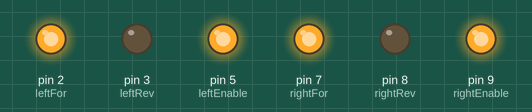
A sketch run on a simulated Arduino Uno, built with avr-gcc and run on an emulated ATmega328P. Shown: output pins drawn as LEDs (lit = HIGH). At 25.6 s the program stops and its outputs stay as they are.

Above: at 0.1 s.
At 3.0 s:
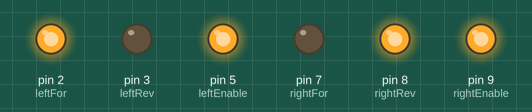
At 5.86 s:
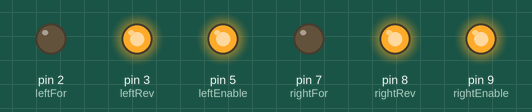
At 8.17 s:
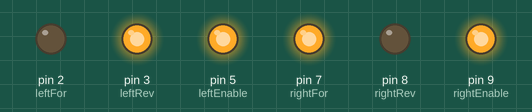
At 23.7 s:
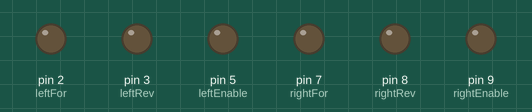
Timing chart, 0 to 25.2 s (numbered marks = the images above):
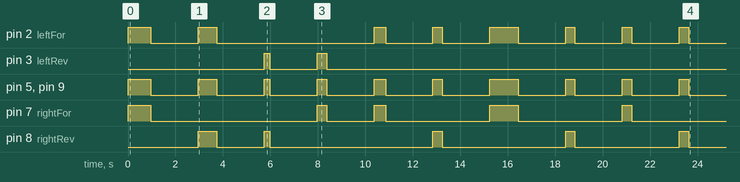

The sketch:

Challenge2.ino
```cpp
// pin setup
#define leftFor 2
#define leftRev 3
#define leftEnable 5
#define rightFor 7
#define rightRev 8
#define rightEnable 9

#define blueSig 0  // indicator LEDS
#define redSig 1
#define greenSig 4
#define yellowSig 6


void setup() {
  Serial.begin(9600);
  pinMode(leftFor, OUTPUT);
  pinMode(leftRev, OUTPUT);
  pinMode(rightFor, OUTPUT);
  pinMode(rightRev, OUTPUT);
  pinMode(leftEnable, OUTPUT);
  pinMode(rightEnable, OUTPUT);
}

void loop() {

  //Forward 12 inches
  botForwardSpeed(24, 40);

  delay(2000);
  // 180 deg turn
  botRightInPlace(20,39);
  delay(2000);
  //rev 3 in
  botReverseSpeed(6,40);
  delay(2000);
  // Left Turn
  botLeftInPlace(10,39);
  delay(2000);
  // Ambiguous movement (between left and right #1 turns)
  botForwardSpeed(12,40);
  delay(2000);
  // Right Turn #1
  botRightInPlace(10, 39);
  delay(2000);
  // Ambiguous movement (between right #1 and right #2 turns)
  botForwardSpeed(30,40);
  delay(2000);
  // Right Turn #2
  botRightInPlace(10, 39);
  delay(2000);
  // Ambiguous movement (between left and right #1 turns)
  botForwardSpeed(10,40);
  delay(2000);
  // Right Turn #3
  botRightInPlace(10, 39);
  delay(2000);

  while(true);
    analogWrite(leftEnable, 0);
    analogWrite(rightEnable, 0);
}

void forward(int duration) // duration in sec
{
  digitalWrite(leftRev, LOW);
  digitalWrite(rightRev, LOW);
  digitalWrite(leftFor, HIGH);
  digitalWrite(rightFor, HIGH);
  delay(duration);
  digitalWrite(leftFor, LOW);
  digitalWrite(rightFor, LOW);
}

void botForwardSpeed(int time, int duty) {

  digitalWrite(leftRev, LOW);
  digitalWrite(rightRev, LOW);
  digitalWrite(leftFor, HIGH);
  digitalWrite(rightFor, HIGH);

  for (int i = 0; i < time; i++) {

    analogWrite(leftEnable, 255);
    analogWrite(rightEnable, 255);
    delay(duty);
    //delay(255 - duty);

  }
  analogWrite(leftEnable, 0);
  analogWrite(rightEnable, 0);
  digitalWrite(leftFor, LOW);
  digitalWrite(rightFor, LOW);

}

void botReverseSpeed(int time, int duty) {

  digitalWrite(leftRev, HIGH);
  digitalWrite(rightRev, HIGH);
  digitalWrite(leftFor, LOW);
  digitalWrite(rightFor, LOW);

  for (int i = 0; i < time; i++) {

    analogWrite(leftEnable, 255);
    analogWrite(rightEnable, 255);
    delay(duty);
    //delay(255 - duty);

  }
  analogWrite(leftEnable, 0);
  analogWrite(rightEnable, 0);
  digitalWrite(leftRev, LOW);
  digitalWrite(rightRev, LOW);

}

void botRightInPlace(int time, int duty) {

  digitalWrite(leftRev, LOW);
  digitalWrite(rightRev, HIGH);
  digitalWrite(leftFor, HIGH);
  digitalWrite(rightFor, LOW);

  for (int i = 0; i < time; i++) {

    analogWrite(leftEnable, 255);
    analogWrite(rightEnable, 255);
    delay(duty);
    //delay(255 - duty);

  }
  analogWrite(leftEnable, 0);
  analogWrite(rightEnable, 0);
  digitalWrite(leftFor, LOW);
  digitalWrite(rightRev, LOW);

}

void botLeftInPlace(int time, int duty) {

  digitalWrite(leftRev, HIGH);
  digitalWrite(rightRev, LOW);
  digitalWrite(leftFor, LOW);
  digitalWrite(rightFor, HIGH);

  for (int i = 0; i < time; i++) {

    analogWrite(leftEnable, 255);
    analogWrite(rightEnable, 255);
    delay(duty);
    //delay(255 - duty);

  }
  analogWrite(leftEnable, 0);
  analogWrite(rightEnable, 0);
  digitalWrite(leftRev, LOW);
  digitalWrite(rightFor, LOW);

}
```

Measured:
- by itself, pin 2 (leftFor): LOW → HIGH at 0.00 s, → LOW 0.96 s later, → HIGH 2.0 s later, → LOW 0.78 s later, … (16 changes in this stretch)
- by itself, pin 3 (leftRev): LOW → HIGH at 5.7 s, → LOW 0.24 s later, → HIGH 2.0 s later, → LOW 0.39 s later
- by itself, pin 7 (rightFor): LOW → HIGH at 0.00 s, → LOW 0.96 s later, → HIGH 7.0 s later, → LOW 0.39 s later, … (10 changes in this stretch)
- by itself, pin 8 (rightRev): LOW → HIGH at 3.0 s, → LOW 0.78 s later, → HIGH 2.0 s later, → LOW 0.24 s later, … (10 changes in this stretch)
- by itself, pin 5 (leftEnable), pin 9 (rightEnable): LOW → HIGH at 0.00 s, → LOW 0.96 s later, → HIGH 2.0 s later, → LOW 0.78 s later, … (20 changes in this stretch)
